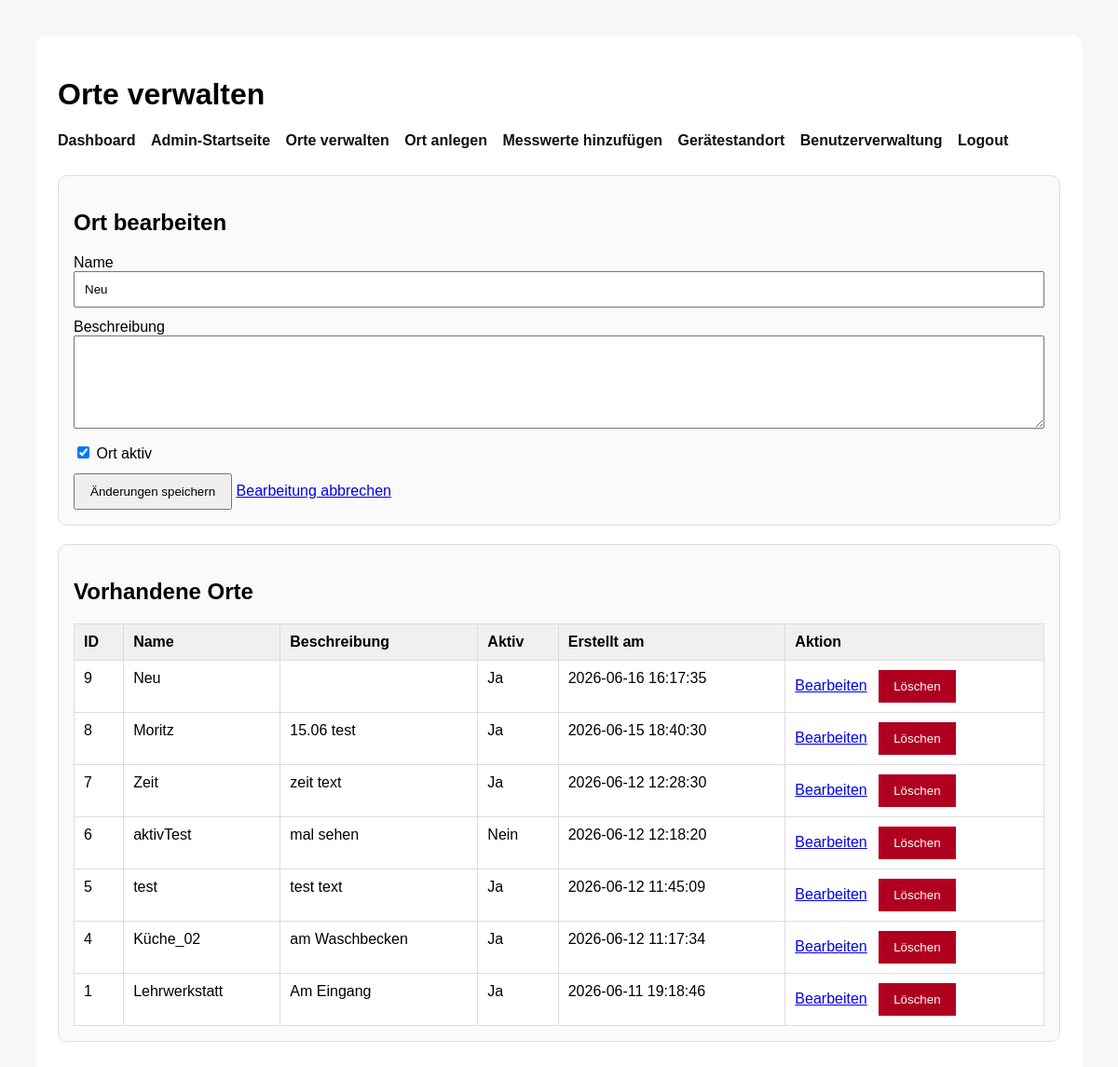
Page /WEBSITE/admin_locations.php?edit_id=9 (signed in) on the committed database.
### tables this page shows
CREATE TABLE `locations` (
  `id` int(11) NOT NULL,
  `name` varchar(150) NOT NULL,
  `beschreibung` text DEFAULT NULL,
  `aktiv` tinyint(1) NOT NULL DEFAULT 1,
  `created_at` timestamp NOT NULL DEFAULT current_timestamp()
);

### WEBSITE/admin_locations.php (the view, shortened to what this page needs)
<?php
require_once 'db.php';
$editLocation = null;
if (isset($_GET['edit_id'])) {
    $editId = (int)($_GET['edit_id']);
    if ($editId > 0) {
        $stmt = $pdo->prepare("
            SELECT id, name, beschreibung, aktiv
            FROM locations
            WHERE id = :id
            LIMIT 1
        ");
        $stmt->execute([':id' => $editId]);
        $editLocation = $stmt->fetch(PDO::FETCH_ASSOC);
    }
}
$stmt = $pdo->query("
    SELECT id, name, beschreibung, aktiv, created_at
    FROM locations
    ORDER BY id DESC
");
$locations = $stmt->fetchAll(PDO::FETCH_ASSOC);
?>
<!DOCTYPE html>
<html lang="de">
<head>
</head>
<body>
    <div class="box">
        <h1>Orte verwalten</h1>
        <div class="toplinks">
            <a href="dashboard.php">Dashboard</a>
            <a href="admin.php">Admin-Startseite</a>
            <a href="admin_locations.php">Orte verwalten</a>
            <a href="add_location.php">Ort anlegen</a>
            <a href="add_measurement.php">Messwerte hinzufügen</a>
            <a href="device_location.php">Gerätestandort</a>
            <a href="admin_users.php">Benutzerverwaltung</a>
            <a href="logout.php">Logout</a>
        </div>
        <?php if ($editLocation): ?>
            <div class="card">
                <h2>Ort bearbeiten</h2>
                <form method="post" class="form-grid">
                    <div>
                        <label for="edit_name">Name</label>
                        <input type="text" id="edit_name" name="name" value="<?= htmlspecialchars($editLocation['name']) ?>" required>
                    </div>
                    <div>
                        <label for="edit_beschreibung">Beschreibung</label>
                        <textarea id="edit_beschreibung" name="beschreibung"><?= htmlspecialchars($editLocation['beschreibung']) ?></textarea>
                    </div>
                    <div>
                        <label>
                            <input type="checkbox" name="aktiv" value="1" <?= (int)$editLocation['aktiv'] === 1 ? 'checked' : '' ?>>
                            Ort aktiv
                        </label>
                    </div>
                    <div>
                        <button type="submit">Änderungen speichern</button>
                        <a href="admin_locations.php">Bearbeitung abbrechen</a>
                    </div>
                </form>
            </div>
        <?php endif; ?>
        <div class="card">
            <h2>Vorhandene Orte</h2>
            <table>
                <thead>
                    <tr>
                        <th>ID</th>
                        <th>Name</th>
                        <th>Beschreibung</th>
                        <th>Aktiv</th>
                        <th>Erstellt am</th>
                        <th>Aktion</th>
                    </tr>
                </thead>
                <tbody>
                    <?php if (!empty($locations)): ?>
                        <?php foreach ($locations as $location): ?>
                            <tr>
                                <td><?= (int)$location['id'] ?></td>
                                <td><?= htmlspecialchars($location['name']) ?></td>
                                <td><?= nl2br(htmlspecialchars($location['beschreibung'])) ?></td>
                                <td><?= (int)$location['aktiv'] === 1 ? 'Ja' : 'Nein' ?></td>
                                <td><?= htmlspecialchars($location['created_at']) ?></td>
                                <td class="action-links">
                                    <a href="admin_locations.php?edit_id=<?= (int)$location['id'] ?>">Bearbeiten</a>
                                    <form method="post" onsubmit="return confirm('Diesen Ort wirklich löschen?');">
                                        <button type="submit" class="danger-button">Löschen</button>
                                    </form>
                                </td>
                            </tr>
                        <?php endforeach; ?>
                    <?php else: ?>
                        <tr>
                            <td colspan="6">Noch keine Orte vorhanden.</td>
                        </tr>
                    <?php endif; ?>
                </tbody>
            </table>
        </div>
    </div>
</body>
</html>

### WEBSITE/admin_locations.php (style rules this page uses)
body { font-family: Arial, sans-serif; padding: 30px; background: #f7f7f7; }
.box { max-width: 1100px; margin: 0 auto; background: #fff; padding: 24px; border-radius: 12px; }
.toplinks { margin-bottom: 20px; }
.toplinks a { display: inline-block; margin-right: 12px; margin-bottom: 8px; text-decoration: none; color: #111; font-weight: bold; }
.card { border: 1px solid #ddd; border-radius: 10px; padding: 16px; margin-bottom: 20px; background: #fafafa; }
.form-grid { display: grid; gap: 12px; }
input[type="text"], textarea { width: 100%; padding: 10px; box-sizing: border-box; }
textarea { min-height: 100px; resize: vertical; }
button { padding: 10px 16px; cursor: pointer; }
.danger-button { background: #b00020; color: #fff; border: none; }
table { width: 100%; border-collapse: collapse; background: #fff; }
th, td { border: 1px solid #ddd; padding: 10px; text-align: left; vertical-align: top; }
th { background: #f0f0f0; }
.action-links a, .action-links form { display: inline-block; margin-right: 8px; }
.action-links form { margin: 0; }

### rows in the picture
locations: name "Neu", aktiv "☑", id "9", shows "Ja", created_at "2026-06-16 16:17:35"
locations: id "8", name "Moritz", beschreibung "15.06 test", aktiv "Ja", created_at "2026-06-15 18:40:30"
locations: id "7", name "Zeit", beschreibung "zeit text", aktiv "Ja", created_at "2026-06-12 12:28:30"
locations: id "6", name "aktivTest", beschreibung "mal sehen", aktiv "Nein", created_at "2026-06-12 12:18:20"
locations: id "5", name "test", beschreibung "test text", aktiv "Ja", created_at "2026-06-12 11:45:09"
locations: id "4", name "Küche_02", beschreibung "am Waschbecken", aktiv "Ja", created_at "2026-06-12 11:17:34"
locations: id "1", name "Lehrwerkstatt", beschreibung "Am Eingang", aktiv "Ja", created_at "2026-06-11 19:18:46"
